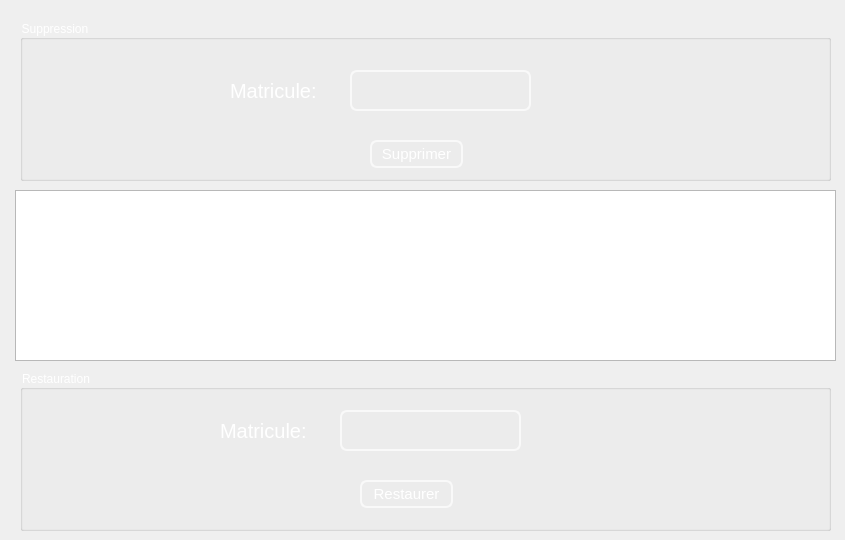
   <widget class="QWidget" name="tab_3">
    <attribute name="title">
     <string>Archive des employees</string>
    </attribute>
    <widget class="QGroupBox" name="suppression_3">
     <property name="geometry">
      <rect>
       <x>20</x>
       <y>20</y>
       <width>811</width>
       <height>161</height>
      </rect>
     </property>
     <property name="styleSheet">
      <string notr="true">
font: 75 15pt &quot;MS Shell Dlg 2&quot;;
color:white</string>
     </property>
     <property name="title">
      <string>Suppression</string>
     </property>
     <widget class="QLabel" name="label_24">
      <property name="geometry">
       <rect>
        <x>210</x>
        <y>50</y>
        <width>121</width>
        <height>41</height>
       </rect>
      </property>
      <property name="palette">
       <palette>
        <active>
         <colorrole role="WindowText">
          <brush brushstyle="SolidPattern">
           <color alpha="255">
            <red>255</red>
            <green>255</green>
            <blue>255</blue>
           </color>
          </brush>
         </colorrole>
         <colorrole role="Button">
          <brush brushstyle="SolidPattern">
           <color alpha="0">
            <red>0</red>
            <green>0</green>
            <blue>0</blue>
           </color>
          </brush>
         </colorrole>
         <colorrole role="Text">
          <brush brushstyle="SolidPattern">
           <color alpha="255">
            <red>255</red>
            <green>255</green>
            <blue>255</blue>
           </color>
          </brush>
         </colorrole>
         <colorrole role="ButtonText">
          <brush brushstyle="SolidPattern">
           <color alpha="255">
            <red>255</red>
            <green>255</green>
            <blue>255</blue>
           </color>
          </brush>
         </colorrole>
         <colorrole role="Base">
          <brush brushstyle="SolidPattern">
           <color alpha="0">
            <red>0</red>
            <green>0</green>
            <blue>0</blue>
           </color>
          </brush>
         </colorrole>
         <colorrole role="Window">
          <brush brushstyle="SolidPattern">
           <color alpha="0">
            <red>0</red>
            <green>0</green>
            <blue>0</blue>
           </color>
          </brush>
         </colorrole>
         <colorrole role="PlaceholderText">
          <brush brushstyle="SolidPattern">
           <color alpha="128">
            <red>255</red>
            <green>255</green>
            <blue>255</blue>
           </color>
          </brush>
         </colorrole>
        </active>
        <inactive>
         <colorrole role="WindowText">
          <brush brushstyle="SolidPattern">
           <color alpha="255">
            <red>255</red>
            <green>255</green>
            <blue>255</blue>
           </color>
          </brush>
         </colorrole>
         <colorrole role="Button">
          <brush brushstyle="SolidPattern">
           <color alpha="0">
            <red>0</red>
            <green>0</green>
            <blue>0</blue>
           </color>
          </brush>
         </colorrole>
         <colorrole role="Text">
          <brush brushstyle="SolidPattern">
           <color alpha="255">
            <red>255</red>
            <green>255</green>
            <blue>255</blue>
           </color>
          </brush>
         </colorrole>
         <colorrole role="ButtonText">
          <brush brushstyle="SolidPattern">
           <color alpha="255">
            <red>255</red>
            <green>255</green>
            <blue>255</blue>
           </color>
          </brush>
         </colorrole>
         <colorrole role="Base">
          <brush brushstyle="SolidPattern">
           <color alpha="0">
            <red>0</red>
            <green>0</green>
            <blue>0</blue>
           </color>
          </brush>
         </colorrole>
         <colorrole role="Window">
          <brush brushstyle="SolidPattern">
           <color alpha="0">
            <red>0</red>
            <green>0</green>
            <blue>0</blue>
           </color>
          </brush>
         </colorrole>
         <colorrole role="PlaceholderText">
          <brush brushstyle="SolidPattern">
           <color alpha="128">
            <red>255</red>
            <green>255</green>
            <blue>255</blue>
           </color>
          </brush>
         </colorrole>
        </inactive>
        <disabled>
         <colorrole role="WindowText">
          <brush brushstyle="SolidPattern">
           <color alpha="255">
            <red>255</red>
            <green>255</green>
            <blue>255</blue>
           </color>
          </brush>
         </colorrole>
         <colorrole role="Button">
          <brush brushstyle="SolidPattern">
           <color alpha="0">
            <red>0</red>
            <green>0</green>
            <blue>0</blue>
           </color>
          </brush>
         </colorrole>
         <colorrole role="Text">
          <brush brushstyle="SolidPattern">
           <color alpha="255">
            <red>255</red>
            <green>255</green>
            <blue>255</blue>
           </color>
          </brush>
         </colorrole>
         <colorrole role="ButtonText">
          <brush brushstyle="SolidPattern">
           <color alpha="255">
            <red>255</red>
            <green>255</green>
            <blue>255</blue>
           </color>
          </brush>
         </colorrole>
         <colorrole role="Base">
          <brush brushstyle="SolidPattern">
           <color alpha="0">
            <red>0</red>
            <green>0</green>
            <blue>0</blue>
           </color>
          </brush>
         </colorrole>
         <colorrole role="Window">
          <brush brushstyle="SolidPattern">
           <color alpha="0">
            <red>0</red>
            <green>0</green>
            <blue>0</blue>
           </color>
          </brush>
         </colorrole>
         <colorrole role="PlaceholderText">
          <brush brushstyle="SolidPattern">
           <color alpha="128">
            <red>0</red>
            <green>0</green>
            <blue>0</blue>
           </color>
          </brush>
         </colorrole>
        </disabled>
       </palette>
      </property>
      <property name="font">
       <font>
        <family>MS Shell Dlg 2</family>
        <pointsize>15</pointsize>
        <weight>9</weight>
        <italic>false</italic>
        <bold>false</bold>
       </font>
      </property>
      <property name="text">
       <string>Matricule:</string>
      </property>
     </widget>
     <widget class="QLineEdit" name="le_matricule_supp_2">
      <property name="geometry">
       <rect>
        <x>330</x>
        <y>50</y>
        <width>181</width>
        <height>41</height>
       </rect>
      </property>
      <property name="styleSheet">
       <string notr="true">QLineEdit{
color: white;
background-color:Transparent;;
border-width: 2px;
border-color: #F9F9F9;
border-style: solid;
border-radius: 7;
padding: 3px;
font-size: 15px;

}
QLineEdit:focus
{border:2px solid #FBAD25;
}</string>
      </property>
     </widget>
     <widget class="QPushButton" name="pb_supprimer_2">
      <property name="geometry">
       <rect>
        <x>350</x>
        <y>120</y>
        <width>93</width>
        <height>28</height>
       </rect>
      </property>
      <property name="styleSheet">
       <string notr="true">QPushButton{

color: white;
background-color:Transparent;;
border-width: 2px;
border-color: #F9F9F9;
border-style: solid;
border-radius: 7;
padding: 3px;
font-size: 15px;


}
QPushButton:focus
{border:2px solid #FBAD25;
}</string>
      </property>
      <property name="text">
       <string>Supprimer</string>
      </property>
     </widget>
    </widget>
    <widget class="QTableView" name="tablearchive">
     <property name="geometry">
      <rect>
       <x>15</x>
       <y>190</y>
       <width>821</width>
       <height>171</height>
      </rect>
     </property>
     <property name="styleSheet">
      <string notr="true">QTableView
{
    alternate-background-color: #1F1F1F;
    gridline-color: white;
    color: white;

    font: 75 9pt &quot;MS Shell Dlg 2&quot;;
}
QTableView::item 
{
    color: white;
}

QTableView::item:focus
{
    color: gray;
    background: #0063cd;
}
QTableView::item:selected
{
    color: red;
    background: #0063cd;
}

QCheckBox::indicator:checked, QCheckBox::indicator:unchecked{
    color: #b1b1b1;
    background-color: #323232;
    border: 1px solid #b1b1b1;
    border-radius: 1px;
    width: 7px;
    height: 7px;
    margin: 0px 5px 0 5px;
}

    padding-left:10px;
    height:100px;
    width:180px;
    color: #5a5a5a;
    border-bottom :1px solid #f0f0f0;</string>
     </property>
    </widget>
    <widget class="QGroupBox" name="suppression_5">
     <property name="geometry">
      <rect>
       <x>20</x>
       <y>370</y>
       <width>811</width>
       <height>161</height>
      </rect>
     </property>
     <property name="styleSheet">
      <string notr="true">
font: 75 15pt &quot;MS Shell Dlg 2&quot;;
color:white</string>
     </property>
     <property name="title">
      <string>Restauration</string>
     </property>
     <widget class="QLabel" name="label_35">
      <property name="geometry">
       <rect>
        <x>200</x>
        <y>40</y>
        <width>121</width>
        <height>41</height>
       </rect>
      </property>
      <property name="palette">
       <palette>
        <active>
         <colorrole role="WindowText">
          <brush brushstyle="SolidPattern">
           <color alpha="255">
            <red>255</red>
            <green>255</green>
            <blue>255</blue>
           </color>
          </brush>
         </colorrole>
         <colorrole role="Button">
          <brush brushstyle="SolidPattern">
           <color alpha="0">
            <red>0</red>
            <green>0</green>
            <blue>0</blue>
           </color>
          </brush>
         </colorrole>
         <colorrole role="Text">
          <brush brushstyle="SolidPattern">
           <color alpha="255">
            <red>255</red>
            <green>255</green>
            <blue>255</blue>
           </color>
          </brush>
         </colorrole>
         <colorrole role="ButtonText">
          <brush brushstyle="SolidPattern">
           <color alpha="255">
            <red>255</red>
            <green>255</green>
            <blue>255</blue>
           </color>
          </brush>
         </colorrole>
         <colorrole role="Base">
          <brush brushstyle="SolidPattern">
           <color alpha="0">
            <red>0</red>
            <green>0</green>
            <blue>0</blue>
           </color>
          </brush>
         </colorrole>
         <colorrole role="Window">
          <brush brushstyle="SolidPattern">
           <color alpha="0">
            <red>0</red>
            <green>0</green>
            <blue>0</blue>
           </color>
          </brush>
         </colorrole>
         <colorrole role="PlaceholderText">
          <brush brushstyle="SolidPattern">
           <color alpha="128">
            <red>255</red>
            <green>255</green>
            <blue>255</blue>
           </color>
          </brush>
         </colorrole>
        </active>
        <inactive>
         <colorrole role="WindowText">
          <brush brushstyle="SolidPattern">
           <color alpha="255">
            <red>255</red>
            <green>255</green>
            <blue>255</blue>
           </color>
          </brush>
         </colorrole>
         <colorrole role="Button">
          <brush brushstyle="SolidPattern">
           <color alpha="0">
            <red>0</red>
            <green>0</green>
            <blue>0</blue>
           </color>
          </brush>
         </colorrole>
         <colorrole role="Text">
          <brush brushstyle="SolidPattern">
           <color alpha="255">
            <red>255</red>
            <green>255</green>
            <blue>255</blue>
           </color>
          </brush>
         </colorrole>
         <colorrole role="ButtonText">
          <brush brushstyle="SolidPattern">
           <color alpha="255">
            <red>255</red>
            <green>255</green>
            <blue>255</blue>
           </color>
          </brush>
         </colorrole>
         <colorrole role="Base">
          <brush brushstyle="SolidPattern">
           <color alpha="0">
            <red>0</red>
            <green>0</green>
            <blue>0</blue>
           </color>
          </brush>
         </colorrole>
         <colorrole role="Window">
          <brush brushstyle="SolidPattern">
           <color alpha="0">
            <red>0</red>
            <green>0</green>
            <blue>0</blue>
           </color>
          </brush>
         </colorrole>
         <colorrole role="PlaceholderText">
          <brush brushstyle="SolidPattern">
           <color alpha="128">
            <red>255</red>
            <green>255</green>
            <blue>255</blue>
           </color>
          </brush>
         </colorrole>
        </inactive>
        <disabled>
         <colorrole role="WindowText">
          <brush brushstyle="SolidPattern">
           <color alpha="255">
            <red>255</red>
            <green>255</green>
            <blue>255</blue>
           </color>
          </brush>
         </colorrole>
         <colorrole role="Button">
          <brush brushstyle="SolidPattern">
           <color alpha="0">
            <red>0</red>
            <green>0</green>
            <blue>0</blue>
           </color>
          </brush>
         </colorrole>
         <colorrole role="Text">
          <brush brushstyle="SolidPattern">
           <color alpha="255">
            <red>255</red>
            <green>255</green>
            <blue>255</blue>
           </color>
          </brush>
         </colorrole>
         <colorrole role="ButtonText">
          <brush brushstyle="SolidPattern">
           <color alpha="255">
            <red>255</red>
            <green>255</green>
            <blue>255</blue>
           </color>
          </brush>
         </colorrole>
         <colorrole role="Base">
          <brush brushstyle="SolidPattern">
           <color alpha="0">
            <red>0</red>
            <green>0</green>
            <blue>0</blue>
           </color>
          </brush>
         </colorrole>
         <colorrole role="Window">
          <brush brushstyle="SolidPattern">
           <color alpha="0">
            <red>0</red>
            <green>0</green>
            <blue>0</blue>
           </color>
          </brush>
         </colorrole>
         <colorrole role="PlaceholderText">
          <brush brushstyle="SolidPattern">
           <color alpha="128">
            <red>0</red>
            <green>0</green>
            <blue>0</blue>
           </color>
          </brush>
         </colorrole>
        </disabled>
       </palette>
      </property>
      <property name="font">
       <font>
        <family>MS Shell Dlg 2</family>
        <pointsize>15</pointsize>
        <weight>9</weight>
        <italic>false</italic>
        <bold>false</bold>
       </font>
      </property>
      <property name="text">
       <string>Matricule:</string>
      </property>
     </widget>
     <widget class="QLineEdit" name="le_restaurer">
      <property name="geometry">
       <rect>
        <x>320</x>
        <y>40</y>
        <width>181</width>
        <height>41</height>
       </rect>
      </property>
      <property name="styleSheet">
       <string notr="true">QLineEdit{
color: white;
background-color:Transparent;;
border-width: 2px;
border-color: #F9F9F9;
border-style: solid;
border-radius: 7;
padding: 3px;
font-size: 15px;

}
QLineEdit:focus
{border:2px solid #FBAD25;
}</string>
      </property>
     </widget>
     <widget class="QPushButton" name="restaurer">
      <property name="geometry">
       <rect>
        <x>340</x>
        <y>110</y>
        <width>93</width>
        <height>28</height>
       </rect>
      </property>
      <property name="styleSheet">
       <string notr="true">QPushButton{

color: white;
background-color:Transparent;;
border-width: 2px;
border-color: #F9F9F9;
border-style: solid;
border-radius: 7;
padding: 3px;
font-size: 15px;


}
QPushButton:focus
{border:2px solid #FBAD25;
}</string>
      </property>
      <property name="text">
       <string>Restaurer</string>
      </property>
     </widget>
    </widget>
   </widget>
